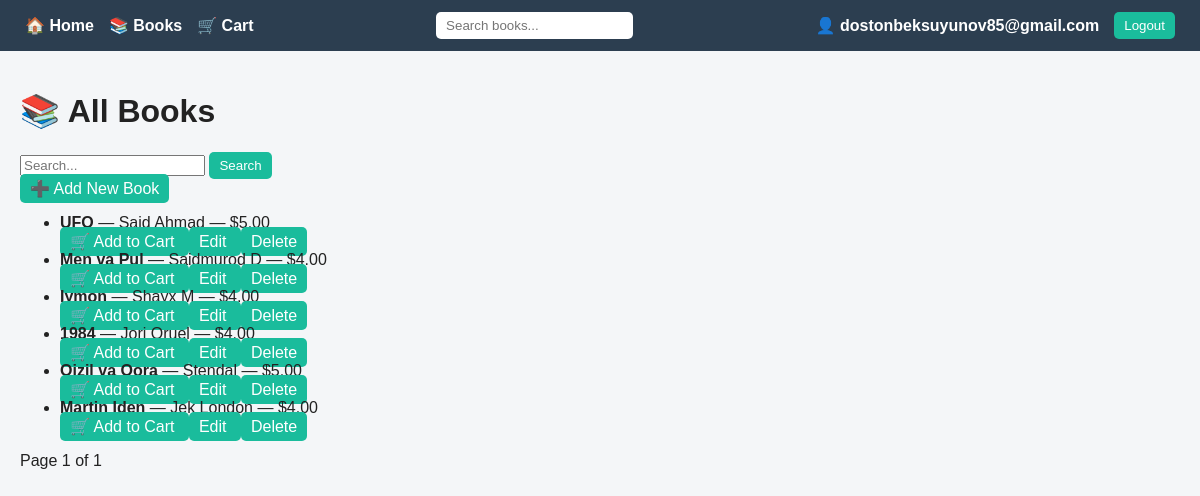
The app's page /books/ (signed in) with its own data.
### books/models.py (models this page shows, shortened)
class Book(models.Model):
    title = models.CharField(max_length=255)
    author = models.CharField(max_length=255)
    price = models.DecimalField(max_digits=10, decimal_places=2)
    description = models.TextField(blank=True, null=True)
    is_deleted = models.BooleanField(default=False)

### books/views.py (the view)
# urls.py: path('', views.book_list, name='book_list'),
def book_list(request):
    query = request.GET.get('q', '')
    books = Book.objects.filter(is_deleted=False)
    if query:
        books = books.filter(
            Q(title__icontains=query) |
            Q(author__icontains=query)
        )
    paginator = Paginator(books.order_by('-id'), 10)
    page_obj = paginator.get_page(request.GET.get('page'))
    return render(request, 'books/book_list.html', {
        'page_obj': page_obj,
        'query': query
    })

### books/templates/books/book_list.html (shortened to what this page needs)
{% extends 'base.html' %}
{% block content %}
<h1 class="text-center mb-4">📚 All Books</h1>
<form method="get" class="text-center mb-4">
    <input type="text" name="q" value="{{ query }}" placeholder="Search..."
           class="form-control w-50 d-inline">
    <button class="btn btn-primary">Search</button>
</form>
{% if request.user.is_authenticated %}
<div class="text-center mb-3">
    <a href="{% url 'book_create' %}" class="btn btn-success">
        ➕ Add New Book
    </a>
</div>
{% endif %}
<ul class="list-group w-50 mx-auto">
    {% for book in page_obj %}
        <li class="list-group-item">
            <b>{{ book.title }}</b> — {{ book.author }} — ${{ book.price }}
            {% if request.user.is_authenticated %}
                <div class="mt-2">
                    <a href="{% url 'add_to_cart' book.id %}" class="btn btn-warning btn-sm">
                        🛒 Add to Cart
                    </a>
                    <a href="{% url 'book_update' book.id %}" class="btn btn-primary btn-sm">
                        Edit
                    </a>
                    <a href="{% url 'book_delete' book.id %}" class="btn btn-danger btn-sm">
                        Delete
                    </a>
                </div>
            {% endif %}
        </li>
    {% empty %}
        <li class="list-group-item text-center">
            No books found
        </li>
    {% endfor %}
</ul>
<div class="text-center mt-4">
    <span class="mx-2">
        Page {{ page_obj.number }} of {{ page_obj.paginator.num_pages }}
    </span>
</div>
{% endblock %}

### templates/base.html (shortened to what this page needs)
<!DOCTYPE html>
<html lang="en">
<head>
</head>
<body>
<div class="navbar">
    <div class="left">
        <a href="{% url 'home' %}">🏠 Home</a>
        <a href="{% url 'book_list' %}">📚 Books</a>
        <a href="{% url 'cart_view' %}">🛒 Cart</a>
    </div>
    <div class="search">
        <form method="get" action="{% url 'book_list' %}">
            <input type="text" name="q" placeholder="Search books...">
        </form>
    </div>
    <div class="right">
        {% if user.is_authenticated %}
            <span class="username">👤 {{ user.username }}</span>
            <form method="post" action="{% url 'logout' %}">
                <button class="btn" type="submit">Logout</button>
            </form>
        {% else %}
            <a href="{% url 'login' %}">Login</a>
            <a href="{% url 'register' %}">Register</a>
        {% endif %}
    </div>
</div>
<div class="content">
    {% block content %}
    {% endblock %}
</div>
</body>
</html>

### templates/base.html (style rules this page uses)
body { margin: 0; font-family: Arial, sans-serif; background: #f4f6f8; color: #222; }
.navbar { display: flex; justify-content: space-between; align-items: center; padding: 12px 25px; background: #2c3e50; flex-wrap: wrap; }
.left, .right { display: flex; align-items: center; gap: 15px; }
.navbar a { color: white; text-decoration: none; font-weight: bold; }
a { color: #222; text-decoration: none; }
.search input { padding: 6px 10px; border-radius: 5px; border: none; outline: none; }
.btn { padding: 6px 10px; background: #1abc9c; border-radius: 5px; border: none; cursor: pointer; color: white; }
.username { color: white; font-weight: bold; }
.content { padding: 20px; }

### records on screen
Book: title "UFQ", author "Said Ahmad", price "5.00"
Book: title "Men va Pul", author "Saidmurod D", price "4.00"
Book: title "Iymon", author "Shayx M", price "4.00"
Book: title "1984", author "Jorj Oruel", price "4.00"
Book: title "Qizil va Qora", author "Stendal", price "5.00"
Book: title "Martin Iden", author "Jek London", price "4.00"

### other values on screen
{{ user.username }} "dostonbeksuyunov85@gmail.com"
{{ page_obj.number }} "1"
{{ page_obj.paginator.num_pages }} "1"
